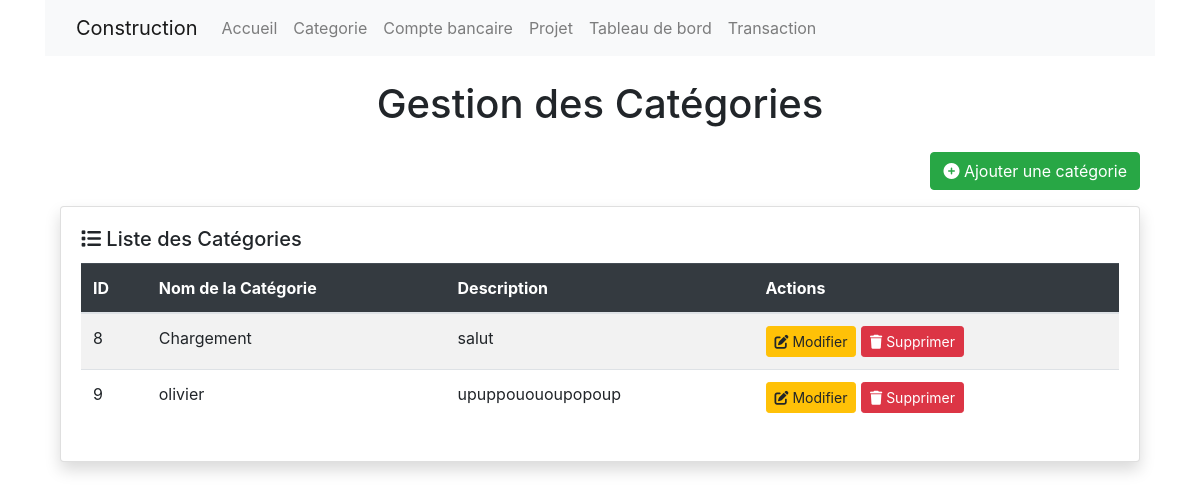
Screenshot of /categorie/ with the database file from the repository.
### entreprise/models.py (models this page shows, shortened)
class Categorie(models.Model):
    category_name = models.CharField(max_length=255, unique=True, verbose_name="Nom de la catégorie")
    TYPE_CHOICES = [
        ('produit', 'Produit'),
        ('service', 'Service'),
        ('autre', 'Autre'),
    ]
    type = models.CharField(max_length=20, choices=TYPE_CHOICES, default='autre', verbose_name="Type de catégorie")
    description = models.TextField(blank=True, verbose_name="Description")
    created_at = models.DateTimeField(auto_now_add=True, verbose_name="Date de création")
    updated_at = models.DateTimeField(auto_now=True, verbose_name="Dernière mise à jour")

### entreprise/views.py (the view)
# urls.py: path('categorie/', categorie, name='categorie'),
def categorie(request):
    categorie_donnee = Categorie.objects.all()
    return render(request, './categories/categories.html', {'categorie_donnee' : categorie_donnee})

### entreprise/templates/categories/categories.html (shortened to what this page needs)
{% extends "base_templates.html" %}
{% block contenu %}
{% include "navbar/navbar.html" %}
<div class="container mt-4 mb-4">
    <h1 class="text-center mb-4">Gestion des Catégories</h1>
    <div class="d-flex justify-content-end mb-3">
        <a href="{% url 'ajouter_categorie' %}" class="btn btn-success"><i class="fas fa-plus-circle"></i> Ajouter une catégorie</a>
    </div>
    <div class="card shadow">
        <div class="card-body">
            <h5 class="card-title"><i class="fas fa-list"></i> Liste des Catégories</h5>
            <table class="table table-striped">
                <thead class="table-dark">
                    <tr>
                        <th>ID</th>
                        <th>Nom de la Catégorie</th>
                        <th>Description</th>
                        <th>Actions</th>
                    </tr>
                </thead>
                <tbody>
                    {% for categorie_valeur in categorie_donnee %}
                        <tr>
                            <td>{{ categorie_valeur.id }}</td>
                            <td>{{ categorie_valeur.category_name }}</td>
                            <td>{{ categorie_valeur.description }}</td>
                            <td>
                                <a href="{% url 'modifier_categorie' categorie_valeur.id %}" class="btn btn-warning btn-sm">
                                    <i class="fas fa-edit"></i> Modifier
                                </a>
                                <a href="{% url 'supprimer_categorie' categorie_valeur.id %}" class="btn btn-danger btn-sm">
                                    <i class="fas fa-trash"></i> Supprimer
                                </a>
                            </td>
                        </tr>
                    {% endfor %}
                </tbody>
            </table>
        </div>
    </div>
</div>
{% endblock contenu %}

### rows the page displays
Categorie: id "8", category_name "Chargement", description "salut"
Categorie: id "9", category_name "olivier", description "upuppouououpopoup"
